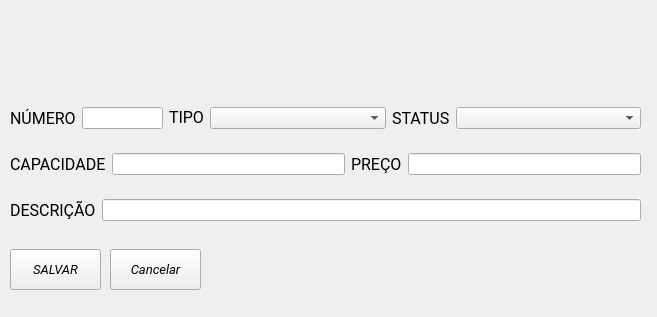
<?xml version="1.0" encoding="UTF-8"?>
<ui version="4.0">
 <class>MainWindow</class>
 <widget class="QMainWindow" name="MainWindow">
  <property name="geometry">
   <rect>
    <x>0</x>
    <y>0</y>
    <width>657</width>
    <height>317</height>
   </rect>
  </property>
  <property name="windowTitle">
   <string>MainWindow</string>
  </property>
  <widget class="QWidget" name="centralwidget">
   <widget class="QStackedWidget" name="stackedWidget">
    <property name="geometry">
     <rect>
      <x>10</x>
      <y>29</y>
      <width>631</width>
      <height>271</height>
     </rect>
    </property>
    <property name="currentIndex">
     <number>2</number>
    </property>
    <widget class="QWidget" name="page">
     <widget class="QWidget" name="verticalLayoutWidget">
      <property name="geometry">
       <rect>
        <x>0</x>
        <y>70</y>
        <width>631</width>
        <height>151</height>
       </rect>
      </property>
      <layout class="QVBoxLayout" name="verticalLayout">
       <item>
        <layout class="QHBoxLayout" name="horizontalLayout_3">
         <item>
          <widget class="QLabel" name="label">
           <property name="font">
            <font>
             <family>Roboto</family>
             <pointsize>12</pointsize>
            </font>
           </property>
           <property name="text">
            <string>ID</string>
           </property>
          </widget>
         </item>
         <item>
          <widget class="QLabel" name="label_3">
           <property name="font">
            <font>
             <family>Roboto</family>
             <pointsize>12</pointsize>
            </font>
           </property>
           <property name="text">
            <string>CPF</string>
           </property>
          </widget>
         </item>
         <item>
          <widget class="QLabel" name="label_2">
           <property name="font">
            <font>
             <family>Roboto</family>
             <pointsize>12</pointsize>
            </font>
           </property>
           <property name="text">
            <string>Nome</string>
           </property>
          </widget>
         </item>
        </layout>
       </item>
       <item>
        <layout class="QHBoxLayout" name="horizontalLayout">
         <item>
          <widget class="QLineEdit" name="lineEdit_id_2"/>
         </item>
         <item>
          <widget class="QLineEdit" name="lineEdit_cpf"/>
         </item>
         <item>
          <widget class="QLineEdit" name="lineEdit_nome_cliente"/>
         </item>
        </layout>
       </item>
       <item>
        <layout class="QHBoxLayout" name="horizontalLayout_4">
         <item>
          <widget class="QLabel" name="label_4">
           <property name="font">
            <font>
             <family>Roboto</family>
             <pointsize>12</pointsize>
            </font>
           </property>
           <property name="text">
            <string>E-mail</string>
           </property>
          </widget>
         </item>
         <item>
          <widget class="QLabel" name="label_5">
           <property name="font">
            <font>
             <family>Roboto</family>
             <pointsize>12</pointsize>
            </font>
           </property>
           <property name="text">
            <string>Telefone</string>
           </property>
          </widget>
         </item>
         <item>
          <widget class="QLabel" name="label_6">
           <property name="font">
            <font>
             <family>Roboto</family>
             <pointsize>12</pointsize>
            </font>
           </property>
           <property name="text">
            <string>Endereço</string>
           </property>
          </widget>
         </item>
        </layout>
       </item>
       <item>
        <layout class="QHBoxLayout" name="horizontalLayout_2">
         <item>
          <widget class="QLineEdit" name="linenovoemail"/>
         </item>
         <item>
          <widget class="QLineEdit" name="linha_novophone"/>
         </item>
         <item>
          <widget class="QLineEdit" name="lineEdit_endereco"/>
         </item>
        </layout>
       </item>
      </layout>
     </widget>
     <widget class="QPushButton" name="btn_salvar_edit_cliente">
      <property name="geometry">
       <rect>
        <x>0</x>
        <y>230</y>
        <width>91</width>
        <height>41</height>
       </rect>
      </property>
      <property name="font">
       <font>
        <family>Roboto</family>
        <pointsize>10</pointsize>
        <weight>50</weight>
        <italic>true</italic>
        <bold>false</bold>
       </font>
      </property>
      <property name="text">
       <string>SALVAR</string>
      </property>
     </widget>
     <widget class="QPushButton" name="cancelButton">
      <property name="geometry">
       <rect>
        <x>100</x>
        <y>230</y>
        <width>91</width>
        <height>41</height>
       </rect>
      </property>
      <property name="font">
       <font>
        <family>Roboto</family>
        <pointsize>10</pointsize>
        <weight>50</weight>
        <italic>true</italic>
        <bold>false</bold>
       </font>
      </property>
      <property name="text">
       <string>Cancelar</string>
      </property>
     </widget>
    </widget>
    <widget class="QWidget" name="page_2">
     <widget class="QWidget" name="verticalLayoutWidget_5">
      <property name="geometry">
       <rect>
        <x>0</x>
        <y>0</y>
        <width>631</width>
        <height>271</height>
       </rect>
      </property>
      <layout class="QVBoxLayout" name="verticalLayout_5">
       <item>
        <spacer name="verticalSpacer_5">
         <property name="orientation">
          <enum>Qt::Vertical</enum>
         </property>
         <property name="sizeType">
          <enum>QSizePolicy::Expanding</enum>
         </property>
         <property name="sizeHint" stdset="0">
          <size>
           <width>20</width>
           <height>40</height>
          </size>
         </property>
        </spacer>
       </item>
       <item>
        <layout class="QHBoxLayout" name="horizontalLayout_8">
         <item>
          <widget class="QLabel" name="label_name_2">
           <property name="font">
            <font>
             <pointsize>10</pointsize>
            </font>
           </property>
           <property name="text">
            <string>Nome   </string>
           </property>
          </widget>
         </item>
         <item>
          <widget class="QLineEdit" name="lnedituser_nome">
           <property name="placeholderText">
            <string>Informe seu Nome completo...</string>
           </property>
          </widget>
         </item>
        </layout>
       </item>
       <item>
        <layout class="QHBoxLayout" name="horizontalLayout_5">
         <item>
          <widget class="QLabel" name="label_user_6">
           <property name="font">
            <font>
             <pointsize>10</pointsize>
            </font>
           </property>
           <property name="text">
            <string>Usuário</string>
           </property>
          </widget>
         </item>
         <item>
          <widget class="QLineEdit" name="lineEdit_user">
           <property name="placeholderText">
            <string>Informe seu Usuário...</string>
           </property>
          </widget>
         </item>
        </layout>
       </item>
       <item>
        <layout class="QHBoxLayout" name="horizontalLayout_9">
         <item>
          <widget class="QLabel" name="label_email_2">
           <property name="font">
            <font>
             <pointsize>10</pointsize>
            </font>
           </property>
           <property name="text">
            <string>E-mail  </string>
           </property>
          </widget>
         </item>
         <item>
          <widget class="QLineEdit" name="lineEdit_email_3">
           <property name="placeholderText">
            <string>Informe seu E-mail...</string>
           </property>
          </widget>
         </item>
        </layout>
       </item>
       <item>
        <layout class="QHBoxLayout" name="horizontalLayout_10"/>
       </item>
       <item>
        <layout class="QHBoxLayout" name="horizontalLayout_11">
         <item>
          <widget class="QLabel" name="label_passwrd">
           <property name="font">
            <font>
             <pointsize>10</pointsize>
            </font>
           </property>
           <property name="text">
            <string>Senha</string>
           </property>
          </widget>
         </item>
         <item>
          <layout class="QVBoxLayout" name="verticalLayout_6">
           <item>
            <widget class="QLineEdit" name="lineEdit_passwrd">
             <property name="placeholderText">
              <string>Informe sua Senha...</string>
             </property>
            </widget>
           </item>
           <item>
            <widget class="QLineEdit" name="lineEdit_passwrd_2">
             <property name="placeholderText">
              <string>Confirme sua Senha...</string>
             </property>
            </widget>
           </item>
          </layout>
         </item>
         <item>
          <widget class="QPushButton" name="passButton_view">
           <property name="text">
            <string/>
           </property>
          </widget>
         </item>
         <item>
          <spacer name="horizontalSpacer_4">
           <property name="orientation">
            <enum>Qt::Horizontal</enum>
           </property>
           <property name="sizeHint" stdset="0">
            <size>
             <width>40</width>
             <height>20</height>
            </size>
           </property>
          </spacer>
         </item>
         <item>
          <widget class="QLabel" name="label_80">
           <property name="font">
            <font>
             <family>Roboto</family>
             <pointsize>10</pointsize>
            </font>
           </property>
           <property name="text">
            <string>Permissão</string>
           </property>
          </widget>
         </item>
         <item>
          <widget class="QComboBox" name="comboBox"/>
         </item>
        </layout>
       </item>
       <item>
        <layout class="QHBoxLayout" name="horizontalLayout_34">
         <item>
          <spacer name="horizontalSpacer_16">
           <property name="orientation">
            <enum>Qt::Horizontal</enum>
           </property>
           <property name="sizeHint" stdset="0">
            <size>
             <width>40</width>
             <height>20</height>
            </size>
           </property>
          </spacer>
         </item>
         <item>
          <widget class="QPushButton" name="editButton_2">
           <property name="font">
            <font>
             <family>Roboto</family>
             <pointsize>10</pointsize>
             <weight>50</weight>
             <italic>true</italic>
             <bold>false</bold>
            </font>
           </property>
           <property name="text">
            <string>SALVAR</string>
           </property>
          </widget>
         </item>
         <item>
          <widget class="QPushButton" name="cancelButton_2">
           <property name="font">
            <font>
             <family>Roboto</family>
             <pointsize>10</pointsize>
             <weight>50</weight>
             <italic>true</italic>
             <bold>false</bold>
            </font>
           </property>
           <property name="text">
            <string>Cancelar</string>
           </property>
          </widget>
         </item>
        </layout>
       </item>
      </layout>
     </widget>
    </widget>
    <widget class="QWidget" name="page_3">
     <widget class="QStackedWidget" name="stackedWidget_2">
      <property name="geometry">
       <rect>
        <x>0</x>
        <y>-10</y>
        <width>631</width>
        <height>271</height>
       </rect>
      </property>
      <property name="currentIndex">
       <number>0</number>
      </property>
      <widget class="QWidget" name="page_4">
       <widget class="QWidget" name="verticalLayoutWidget_2">
        <property name="geometry">
         <rect>
          <x>0</x>
          <y>70</y>
          <width>631</width>
          <height>151</height>
         </rect>
        </property>
        <layout class="QVBoxLayout" name="verticalLayout_2">
         <item>
          <layout class="QHBoxLayout" name="horizontalLayout_6">
           <item>
            <widget class="QLabel" name="label_7">
             <property name="font">
              <font>
               <family>Roboto</family>
               <pointsize>12</pointsize>
              </font>
             </property>
             <property name="text">
              <string>NÚMERO</string>
             </property>
            </widget>
           </item>
           <item>
            <widget class="QLineEdit" name="line_novonumero"/>
           </item>
           <item>
            <widget class="QLabel" name="label_8">
             <property name="font">
              <font>
               <family>Roboto</family>
               <pointsize>12</pointsize>
              </font>
             </property>
             <property name="text">
              <string>&lt;html&gt;&lt;head/&gt;&lt;body&gt;&lt;p align=&quot;center&quot;&gt;TIPO&lt;/p&gt;&lt;/body&gt;&lt;/html&gt;</string>
             </property>
            </widget>
           </item>
           <item>
            <widget class="QComboBox" name="combo_novotipo">
             <property name="font">
              <font>
               <pointsize>8</pointsize>
              </font>
             </property>
             <property name="placeholderText" stdset="0">
              <string>Selecione o Modelo de Quarto</string>
             </property>
             <item>
              <property name="text">
               <string>Master</string>
              </property>
             </item>
             <item>
              <property name="text">
               <string>Luxo</string>
              </property>
             </item>
             <item>
              <property name="text">
               <string>Suíte</string>
              </property>
             </item>
             <item>
              <property name="text">
               <string>Simples</string>
              </property>
             </item>
             <item>
              <property name="text">
               <string>Duplo</string>
              </property>
             </item>
            </widget>
           </item>
           <item>
            <widget class="QLabel" name="label_11">
             <property name="font">
              <font>
               <family>Roboto</family>
               <pointsize>12</pointsize>
              </font>
             </property>
             <property name="text">
              <string>STATUS</string>
             </property>
            </widget>
           </item>
           <item>
            <widget class="QComboBox" name="combo_novostts">
             <property name="placeholderText" stdset="0">
              <string>Selecione o status do quarto</string>
             </property>
             <item>
              <property name="text">
               <string>Disponível</string>
              </property>
             </item>
             <item>
              <property name="text">
               <string>Ocupado</string>
              </property>
             </item>
             <item>
              <property name="text">
               <string>Em manutenção</string>
              </property>
             </item>
            </widget>
           </item>
          </layout>
         </item>
         <item>
          <layout class="QHBoxLayout" name="horizontalLayout_7">
           <item>
            <widget class="QLabel" name="label_10">
             <property name="font">
              <font>
               <family>Roboto</family>
               <pointsize>12</pointsize>
              </font>
             </property>
             <property name="text">
              <string>CAPACIDADE</string>
             </property>
            </widget>
           </item>
           <item>
            <widget class="QLineEdit" name="line_novacap"/>
           </item>
           <item>
            <widget class="QLabel" name="label_9">
             <property name="font">
              <font>
               <family>Roboto</family>
               <pointsize>12</pointsize>
              </font>
             </property>
             <property name="text">
              <string>PREÇO</string>
             </property>
            </widget>
           </item>
           <item>
            <widget class="QLineEdit" name="line_novopreco"/>
           </item>
          </layout>
         </item>
         <item>
          <layout class="QHBoxLayout" name="horizontalLayout_12">
           <item>
            <widget class="QLabel" name="label_12">
             <property name="font">
              <font>
               <family>Roboto</family>
               <pointsize>12</pointsize>
              </font>
             </property>
             <property name="text">
              <string>DESCRIÇÃO</string>
             </property>
            </widget>
           </item>
           <item>
            <widget class="QLineEdit" name="line_novadesc"/>
           </item>
          </layout>
         </item>
        </layout>
       </widget>
       <widget class="QPushButton" name="btn_salvar_edit_quarto">
        <property name="geometry">
         <rect>
          <x>0</x>
          <y>230</y>
          <width>91</width>
          <height>41</height>
         </rect>
        </property>
        <property name="font">
         <font>
          <family>Roboto</family>
          <pointsize>10</pointsize>
          <weight>50</weight>
          <italic>true</italic>
          <bold>false</bold>
         </font>
        </property>
        <property name="text">
         <string>SALVAR</string>
        </property>
       </widget>
       <widget class="QPushButton" name="cancelButton_3">
        <property name="geometry">
         <rect>
          <x>100</x>
          <y>230</y>
          <width>91</width>
          <height>41</height>
         </rect>
        </property>
        <property name="font">
         <font>
          <family>Roboto</family>
          <pointsize>10</pointsize>
          <weight>50</weight>
          <italic>true</italic>
          <bold>false</bold>
         </font>
        </property>
        <property name="text">
         <string>Cancelar</string>
        </property>
       </widget>
      </widget>
      <widget class="QWidget" name="page_5">
       <widget class="QWidget" name="verticalLayoutWidget_6">
        <property name="geometry">
         <rect>
          <x>0</x>
          <y>0</y>
          <width>631</width>
          <height>271</height>
         </rect>
        </property>
        <layout class="QVBoxLayout" name="verticalLayout_7">
         <item>
          <spacer name="verticalSpacer_6">
           <property name="orientation">
            <enum>Qt::Vertical</enum>
           </property>
           <property name="sizeType">
            <enum>QSizePolicy::Expanding</enum>
           </property>
           <property name="sizeHint" stdset="0">
            <size>
             <width>20</width>
             <height>40</height>
            </size>
           </property>
          </spacer>
         </item>
         <item>
          <layout class="QHBoxLayout" name="horizontalLayout_14">
           <item>
            <widget class="QLabel" name="label_name_3">
             <property name="font">
              <font>
               <pointsize>10</pointsize>
              </font>
             </property>
             <property name="text">
              <string>Nome   </string>
             </property>
            </widget>
           </item>
           <item>
            <widget class="QLineEdit" name="lnedituser_nome_2">
             <property name="placeholderText">
              <string>Informe seu Nome completo...</string>
             </property>
            </widget>
           </item>
          </layout>
         </item>
         <item>
          <layout class="QHBoxLayout" name="horizontalLayout_15">
           <item>
            <widget class="QLabel" name="label_user_7">
             <property name="font">
              <font>
               <pointsize>10</pointsize>
              </font>
             </property>
             <property name="text">
              <string>Usuário</string>
             </property>
            </widget>
           </item>
           <item>
            <widget class="QLineEdit" name="lineEdit_user_2">
             <property name="placeholderText">
              <string>Informe seu Usuário...</string>
             </property>
            </widget>
           </item>
          </layout>
         </item>
         <item>
          <layout class="QHBoxLayout" name="horizontalLayout_16">
           <item>
            <widget class="QLabel" name="label_email_3">
             <property name="font">
              <font>
               <pointsize>10</pointsize>
              </font>
             </property>
             <property name="text">
              <string>E-mail  </string>
             </property>
            </widget>
           </item>
           <item>
            <widget class="QLineEdit" name="lineEdit_email_4">
             <property name="placeholderText">
              <string>Informe seu E-mail...</string>
             </property>
            </widget>
           </item>
          </layout>
         </item>
         <item>
          <layout class="QHBoxLayout" name="horizontalLayout_17"/>
         </item>
         <item>
          <layout class="QHBoxLayout" name="horizontalLayout_18">
           <item>
            <widget class="QLabel" name="label_passwrd_2">
             <property name="font">
              <font>
               <pointsize>10</pointsize>
              </font>
             </property>
             <property name="text">
              <string>Senha</string>
             </property>
            </widget>
           </item>
           <item>
            <layout class="QVBoxLayout" name="verticalLayout_8">
             <item>
              <widget class="QLineEdit" name="lineEdit_passwrd_3">
               <property name="placeholderText">
                <string>Informe sua Senha...</string>
               </property>
              </widget>
             </item>
             <item>
              <widget class="QLineEdit" name="lineEdit_passwrd_4">
               <property name="placeholderText">
                <string>Confirme sua Senha...</string>
               </property>
              </widget>
             </item>
            </layout>
           </item>
           <item>
            <widget class="QPushButton" name="passButton_view_2">
             <property name="text">
              <string/>
             </property>
            </widget>
           </item>
           <item>
            <spacer name="horizontalSpacer_5">
             <property name="orientation">
              <enum>Qt::Horizontal</enum>
             </property>
             <property name="sizeHint" stdset="0">
              <size>
               <width>40</width>
               <height>20</height>
              </size>
             </property>
            </spacer>
           </item>
           <item>
            <widget class="QLabel" name="label_81">
             <property name="font">
              <font>
               <family>Roboto</family>
               <pointsize>10</pointsize>
              </font>
             </property>
             <property name="text">
              <string>Permissão</string>
             </property>
            </widget>
           </item>
           <item>
            <widget class="QComboBox" name="comboBox_2"/>
           </item>
          </layout>
         </item>
         <item>
          <layout class="QHBoxLayout" name="horizontalLayout_35">
           <item>
            <spacer name="horizontalSpacer_17">
             <property name="orientation">
              <enum>Qt::Horizontal</enum>
             </property>
             <property name="sizeHint" stdset="0">
              <size>
               <width>40</width>
               <height>20</height>
              </size>
             </property>
            </spacer>
           </item>
           <item>
            <widget class="QPushButton" name="editButton_3">
             <property name="font">
              <font>
               <family>Roboto</family>
               <pointsize>10</pointsize>
               <weight>50</weight>
               <italic>true</italic>
               <bold>false</bold>
              </font>
             </property>
             <property name="text">
              <string>SALVAR</string>
             </property>
            </widget>
           </item>
           <item>
            <widget class="QPushButton" name="cancelButton_4">
             <property name="font">
              <font>
               <family>Roboto</family>
               <pointsize>10</pointsize>
               <weight>50</weight>
               <italic>true</italic>
               <bold>false</bold>
              </font>
             </property>
             <property name="text">
              <string>Cancelar</string>
             </property>
            </widget>
           </item>
          </layout>
         </item>
        </layout>
       </widget>
      </widget>
      <widget class="QWidget" name="page_6"/>
     </widget>
    </widget>
   </widget>
  </widget>
 </widget>
 <resources/>
 <connections/>
</ui>
